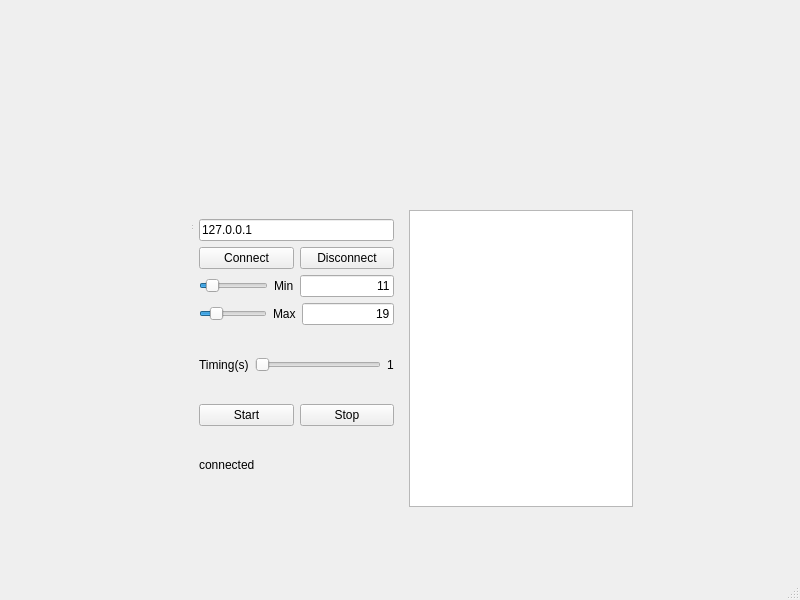
<?xml version="1.0" encoding="UTF-8"?>
<ui version="4.0">
 <class>MainWindow</class>
 <widget class="QMainWindow" name="MainWindow">
  <property name="geometry">
   <rect>
    <x>0</x>
    <y>0</y>
    <width>800</width>
    <height>600</height>
   </rect>
  </property>
  <property name="windowTitle">
   <string>MainWindow</string>
  </property>
  <widget class="QWidget" name="centralwidget">
   <widget class="QWidget" name="centralwidget_2">
    <property name="geometry">
     <rect>
      <x>190</x>
      <y>210</y>
      <width>443</width>
      <height>297</height>
     </rect>
    </property>
    <layout class="QHBoxLayout" name="horizontalLayoutMain">
     <item>
      <widget class="QWidget" name="panelLeft" native="true">
       <layout class="QVBoxLayout" name="verticalLayoutLeft">
        <item>
         <widget class="QLineEdit" name="lineEditIP">
          <property name="text">
           <string>127.0.0.1</string>
          </property>
         </widget>
        </item>
        <item>
         <layout class="QHBoxLayout" name="horizontalLayoutConnect">
          <item>
           <widget class="QPushButton" name="pushButtonConnect">
            <property name="text">
             <string>Connect</string>
            </property>
           </widget>
          </item>
          <item>
           <widget class="QPushButton" name="pushButtonDisconnect">
            <property name="text">
             <string>Disconnect</string>
            </property>
           </widget>
          </item>
         </layout>
        </item>
        <item>
         <layout class="QHBoxLayout" name="horizontalLayoutMin">
          <item>
           <widget class="QSlider" name="sliderMin">
            <property name="minimum">
             <number>0</number>
            </property>
            <property name="maximum">
             <number>100</number>
            </property>
            <property name="value">
             <number>11</number>
            </property>
            <property name="orientation">
             <enum>Qt::Orientation::Horizontal</enum>
            </property>
           </widget>
          </item>
          <item>
           <widget class="QLabel" name="labelMin">
            <property name="text">
             <string>Min</string>
            </property>
           </widget>
          </item>
          <item>
           <widget class="QLineEdit" name="lineEditMin">
            <property name="text">
             <string>11</string>
            </property>
            <property name="alignment">
             <set>Qt::AlignmentFlag::AlignRight</set>
            </property>
           </widget>
          </item>
         </layout>
        </item>
        <item>
         <layout class="QHBoxLayout" name="horizontalLayoutMax">
          <item>
           <widget class="QSlider" name="sliderMax">
            <property name="minimum">
             <number>0</number>
            </property>
            <property name="maximum">
             <number>100</number>
            </property>
            <property name="value">
             <number>19</number>
            </property>
            <property name="orientation">
             <enum>Qt::Orientation::Horizontal</enum>
            </property>
           </widget>
          </item>
          <item>
           <widget class="QLabel" name="labelMax">
            <property name="text">
             <string>Max</string>
            </property>
           </widget>
          </item>
          <item>
           <widget class="QLineEdit" name="lineEditMax">
            <property name="text">
             <string>19</string>
            </property>
            <property name="alignment">
             <set>Qt::AlignmentFlag::AlignRight</set>
            </property>
           </widget>
          </item>
         </layout>
        </item>
        <item>
         <layout class="QHBoxLayout" name="horizontalLayoutTiming">
          <item>
           <widget class="QLabel" name="labelTiming">
            <property name="text">
             <string>Timing(s)</string>
            </property>
           </widget>
          </item>
          <item>
           <widget class="QSlider" name="sliderTiming">
            <property name="minimum">
             <number>1</number>
            </property>
            <property name="maximum">
             <number>10</number>
            </property>
            <property name="value">
             <number>1</number>
            </property>
            <property name="orientation">
             <enum>Qt::Orientation::Horizontal</enum>
            </property>
           </widget>
          </item>
          <item>
           <widget class="QLabel" name="labelTimingValue">
            <property name="text">
             <string>1</string>
            </property>
           </widget>
          </item>
         </layout>
        </item>
        <item>
         <layout class="QHBoxLayout" name="horizontalLayoutStartStop">
          <item>
           <widget class="QPushButton" name="pushButtonStart">
            <property name="text">
             <string>Start</string>
            </property>
           </widget>
          </item>
          <item>
           <widget class="QPushButton" name="pushButtonStop">
            <property name="text">
             <string>Stop</string>
            </property>
           </widget>
          </item>
         </layout>
        </item>
        <item>
         <widget class="QLabel" name="labelStatus">
          <property name="text">
           <string>connected</string>
          </property>
         </widget>
        </item>
       </layout>
      </widget>
     </item>
     <item>
      <widget class="QListWidget" name="listWidgetDados"/>
     </item>
    </layout>
   </widget>
   <widget class="QStatusBar" name="statusbar_2">
    <property name="geometry">
     <rect>
      <x>190</x>
      <y>210</y>
      <width>3</width>
      <height>21</height>
     </rect>
    </property>
   </widget>
  </widget>
  <widget class="QMenuBar" name="menubar">
   <property name="geometry">
    <rect>
     <x>0</x>
     <y>0</y>
     <width>800</width>
     <height>22</height>
    </rect>
   </property>
  </widget>
  <widget class="QStatusBar" name="statusbar"/>
 </widget>
 <resources/>
 <connections/>
</ui>
